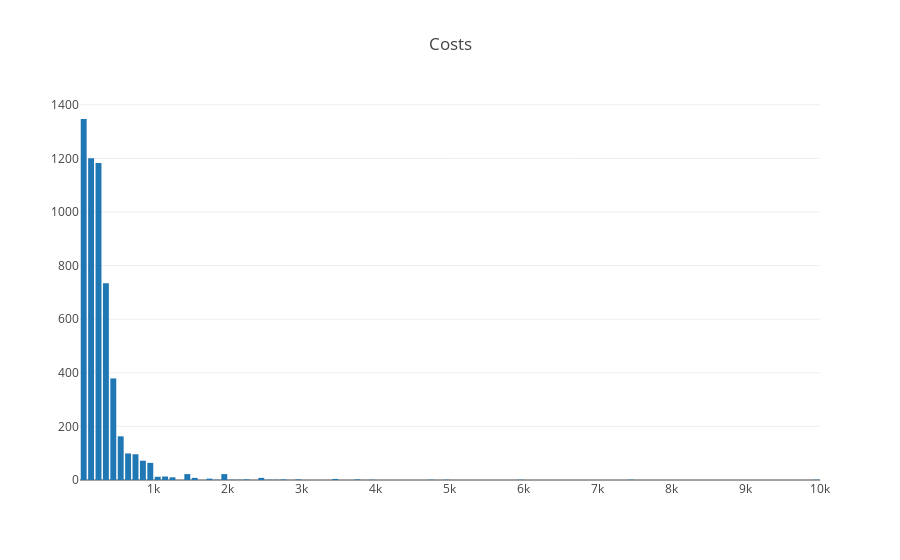

Source (notebook cell):
### Code cell
from plotly.graph_objs import Figure, Histogram, Layout

min_ = airbnb['price'].min()
max_ = airbnb['price'].max()

data = [Histogram(x=airbnb['price'], 
                  xbins=dict(start=min_,
                             end=max_,
                             size=(max_-min_)/100))]
layout = Layout(title="Costs",
                bargap=0.2)
fig = Figure(data=data, layout=layout)

plotly.offline.iplot(fig, show_link=False, image_width=600, image_height=400)

### Figure 1 — Plotly figure (JSON) as saved in the notebook; plotly's stock layout.template omitted (floating-point values rounded to 4 significant figures; data arrays with more than 128 entries replaced by an {"elided": "..."} marker saying what was removed)
{"data": [{"type": "histogram", "x": {"elided": "5463 int values"}, "xbins": {"end": 10000, "size": 99.9, "start": 10}}], "layout": {"bargap": 0.2, "title": "Costs"}}
